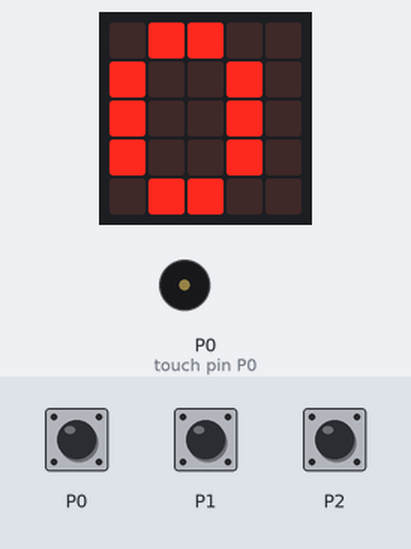
This program was run on a simulated BBC micro:bit running MicroPython. On the bench: the board's 5×5 LED display, buzzer (waves = sounding). The inputs (shaded band) are chosen by the test bench.

Above: at 1.2 s.
1.3 s: touch pin P0 pressed for 0.6 s
At 1.74 s:
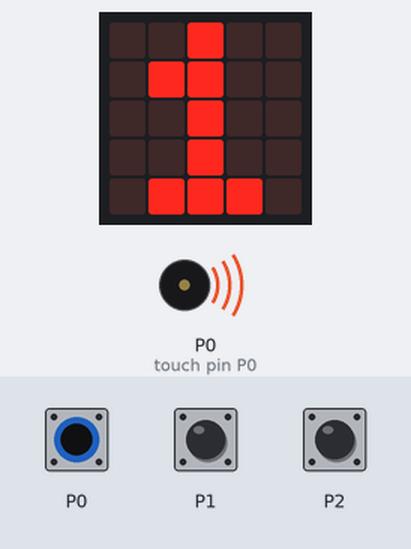
3.4 s: touch pin P1 pressed for 3.2 s
At 4.4 s:
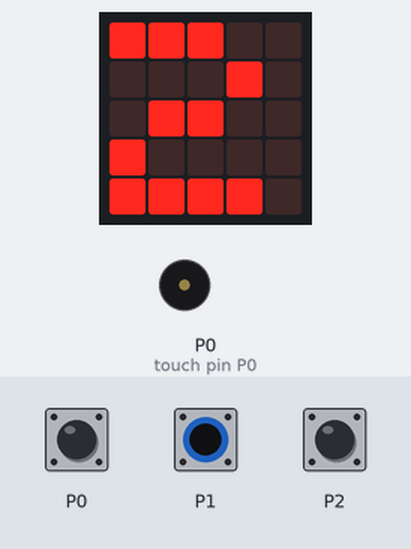
8.1 s: touch pin P2 pressed for 0.6 s
At 9.4 s:
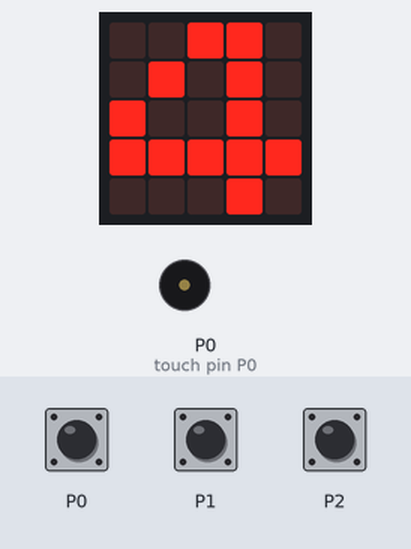
10.4 s: touch pin P2 pressed for 3.2 s
At 11.4 s:
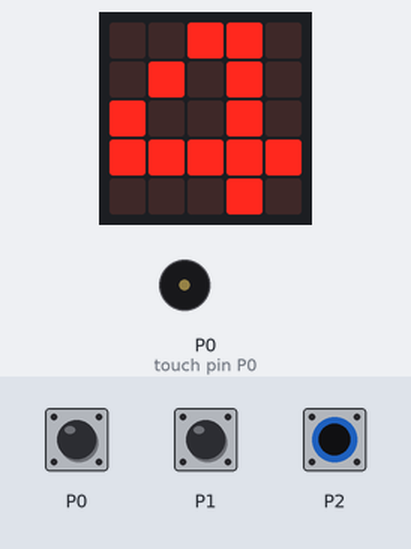
15.1 s: touch pin P0 pressed for 3.2 s
At 16.4 s:
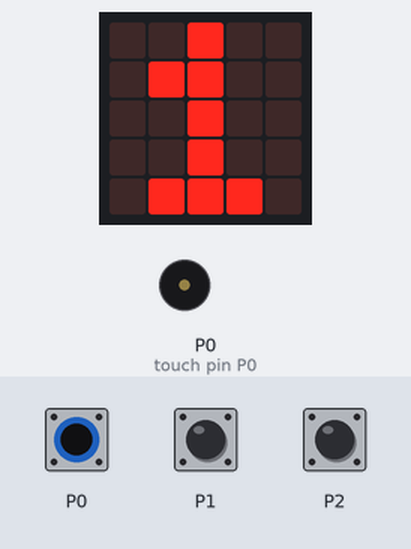
Timing chart, 0 to 19.5 s (numbered marks = the images above; inputs shaded):
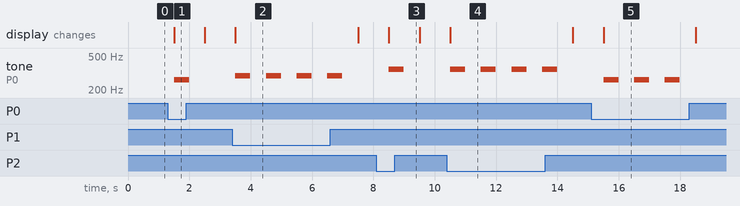

The program:

combinar-pines-en-forma-binaria-main.py
```python
# Combinar pines en forma binaria para ejecutar hasta 8 acciones
# Autor: Daniel Jaramillo

# Este programa demuestra como combinar los 3 pines de proposito general P0, P1 y P2
# para formar un valor usando el sistema binario y obtener 8 estados diferentes.

# P2 | P1 | P0 | Estado | Accion
# ---+----+----+--------+-------
#  0 |  0 |  0 |   0    | Silencio
#  0 |  0 |  1 |   1    | Tocar nota C
#  0 |  1 |  0 |   2    | Tocar nota D
#  0 |  1 |  1 |   3    | Tocar nota E
#  1 |  0 |  0 |   4    | Tocar nota F
#  1 |  0 |  1 |   5    | Tocar nota G
#  1 |  1 |  0 |   6    | Tocar nota A
#  1 |  1 |  1 |   7    | Tocar nota B

# Este programa se puede probar en el simulador (https://python.microbit.org/v/3/reference)
# usando la opcion avanzada de los pines que permite 'Mantener pulsado' uno o varios pines.

# El siguiente proyecto de Tinkercad muestra como se podrian conectar 4 botones al micro:bit
# para usar este codigo. Solo se muestran 4 botones, pero la solucion puede extenderse a 7.
# https://www.tinkercad.com/things/7HiXJUVlfW3-microbit-4-button-3-pin-solution-with-diodes

from microbit import *
import music

while True:
    valor = 0
    if pin0.is_touched():
        valor += 1
    if pin1.is_touched():
        valor += 2
    if pin2.is_touched():
        valor += 4

    display.show(valor)

    if valor == 0:
        pass
    elif valor == 1:
        music.play('c')
    elif valor == 2:
        music.play('d')
    elif valor == 3:
        music.play('e')
    elif valor == 4:
        music.play('f')
    elif valor == 5:
        music.play('g')
    elif valor == 6:
        music.play('a')
    elif valor == 7:
        music.play('b')
    else:
        display.clear()

    sleep(500)
```

Measured:
- after the input at 1.3 s, tone on P0 (touch pin P0): silent → 262 Hz after 0.20 s, → silent 0.49 s later; the display: changes after 0.20 s (image 1)
- after the input at 3.4 s, tone on P0 (touch pin P0): alternates 294 Hz for 0.49 s and silent for 0.51 s, 8 changes in all, then stays silent, starting after 0.10 s; the display: changes after 0.10 s (image 2)
- after the input at 8.1 s, tone on P0 (touch pin P0): silent → 349 Hz after 0.40 s, → silent 0.49 s later; the display: changes after 0.40 s (image 3)
- after the input at 10.4 s, tone on P0 (touch pin P0): alternates 349 Hz for 0.49 s and silent for 0.51 s, 8 changes in all, then stays silent, starting after 0.10 s; the display: changes after 0.10 s (image 4)
- after the input at 15.1 s, tone on P0 (touch pin P0): alternates 262 Hz for 0.49 s and silent for 0.51 s, 6 changes in all, then stays silent, starting after 0.41 s; the display: changes after 0.41 s (image 5)
